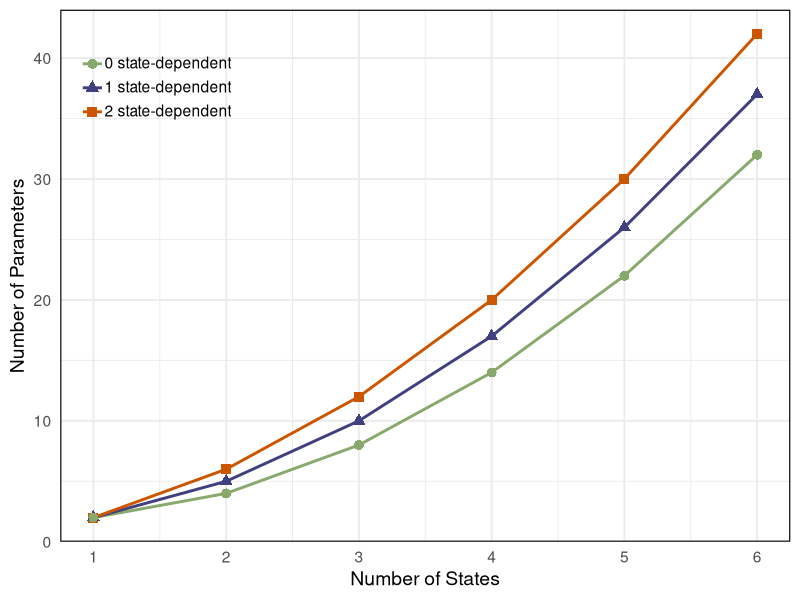

Reproduce this figure in R.
library(ggplot2)
library(tidyr)
library(dplyr)

# Number of states
N <- 1:6

# Black–Scholes HMM parameter counts:
# 2 state-dependent: N^2 - N + 2N = N^2 + N
# 1 state-dependent: N^2 - N + (N + 1) = N^2 + 1
# 0 state-dependent: N^2 - N + 2
data <- data.frame(
  N = N,
  Parameters_2 = N^2 + N,          # both μ and σ state-dependent
  Parameters_1 = N^2 + 1,          # exactly one of μ or σ state-dependent
  Parameters_0 = N^2 - N + 2       # neither state-dependent
)

# Long format
long_data <- pivot_longer(
  data,
  cols = starts_with("Parameters"),
  names_to = "Case",
  values_to = "Parameters"
)

# Relabel legend entries
long_data$Case <- recode(
  long_data$Case,
  Parameters_2 = "2 state-dependent",
  Parameters_1 = "1 state-dependent",
  Parameters_0 = "0 state-dependent"
)

# Shapes per case
shape_map <- c(
  "2 state-dependent" = 15,  # square
  "1 state-dependent"        = 17,  # triangle
  "0 state-dependent"        = 16   # circle
)

# Colors per case
color_map <- c(
  "2 state-dependent" = "#CC5500",
  "1 state-dependent"        = "#404080",
  "0 state-dependent"        = "#87A96B"
)

# Plot
ggplot(long_data, aes(x = N, y = Parameters, color = Case, shape = Case)) +
  geom_line(size = 1) +
  geom_point(size = 3) +
  scale_color_manual(values = color_map) +
  scale_shape_manual(values = shape_map) +
  labs(x = "Number of States", y = "Number of Parameters", color = "", shape = "") +
  scale_x_continuous(breaks = 1:10) +
  theme_minimal(base_size = 14) +
  theme(
    legend.position = c(0.02, 0.98),
    legend.justification = c("left", "top"),
    legend.background = element_rect(fill = "transparent", color = NA),
    panel.border = element_rect(color = "black", fill = NA, linewidth = 0.8),
    legend.margin = margin(t = 2, r = 4, b = 2, l = 4),
    legend.spacing.y = unit(1, "pt"),
    legend.text = element_text(margin = margin(t = -2))
  )
